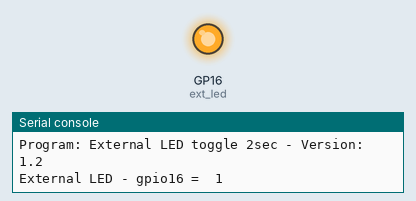
Recording of a program running on a simulated Raspberry Pi Pico running MicroPython. On the bench: output pins drawn as LEDs (lit = HIGH), the last lines printed to the serial console.

Above: at 1.0 s.
At 3.0 s:
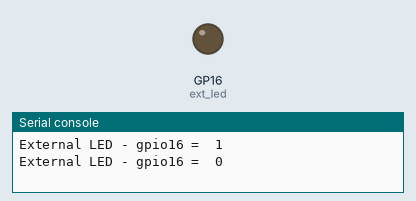
Timing chart, 0 to 5.2 s (numbered marks = the images above):
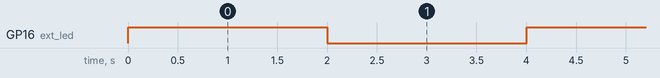

Measured:
- by itself, GP16 (ext_led): alternates HIGH for 2.0 s and LOW for 2.0 s

The program:

R_2425CL0_Exblink_v1_2.py
```python
# Hardware platform: Pico _ & W
# Author : JC Santamaria
# Date : 2023 - 2 - 17
# Goal : Blink external 2xLED: in GPIO16 -> R220ohm -> LED1 catodo y LED2 anodo
# Ref : https://www.coderdojotc.org/micropython/basics/03-blink/

from machine import Pin # Get the Pin function from the machine module.
from utime import sleep # Get the sleep library from the time module.

# Informative block - start
p_ucontroler = "Pico _&W"
p_keyOhw = "Led + resistor on GPIO15"
p_project = "External LED toggle 2sec"
p_version = "1.2"
print(f"Microcontroler: {p_ucontroler} - Key other HW : {p_keyOhw}")
print(f"Program: {p_project} - Version: {p_version}")
# -> 1.2 uso de toggle
# Informative block - end

EXTERNAL_LED_PIN = 16
ext_led = Pin(EXTERNAL_LED_PIN, Pin.OUT)

while (True):
    ext_led.toggle()
    print("External LED - gpio16 = ",ext_led.value())
    sleep(2)
```
